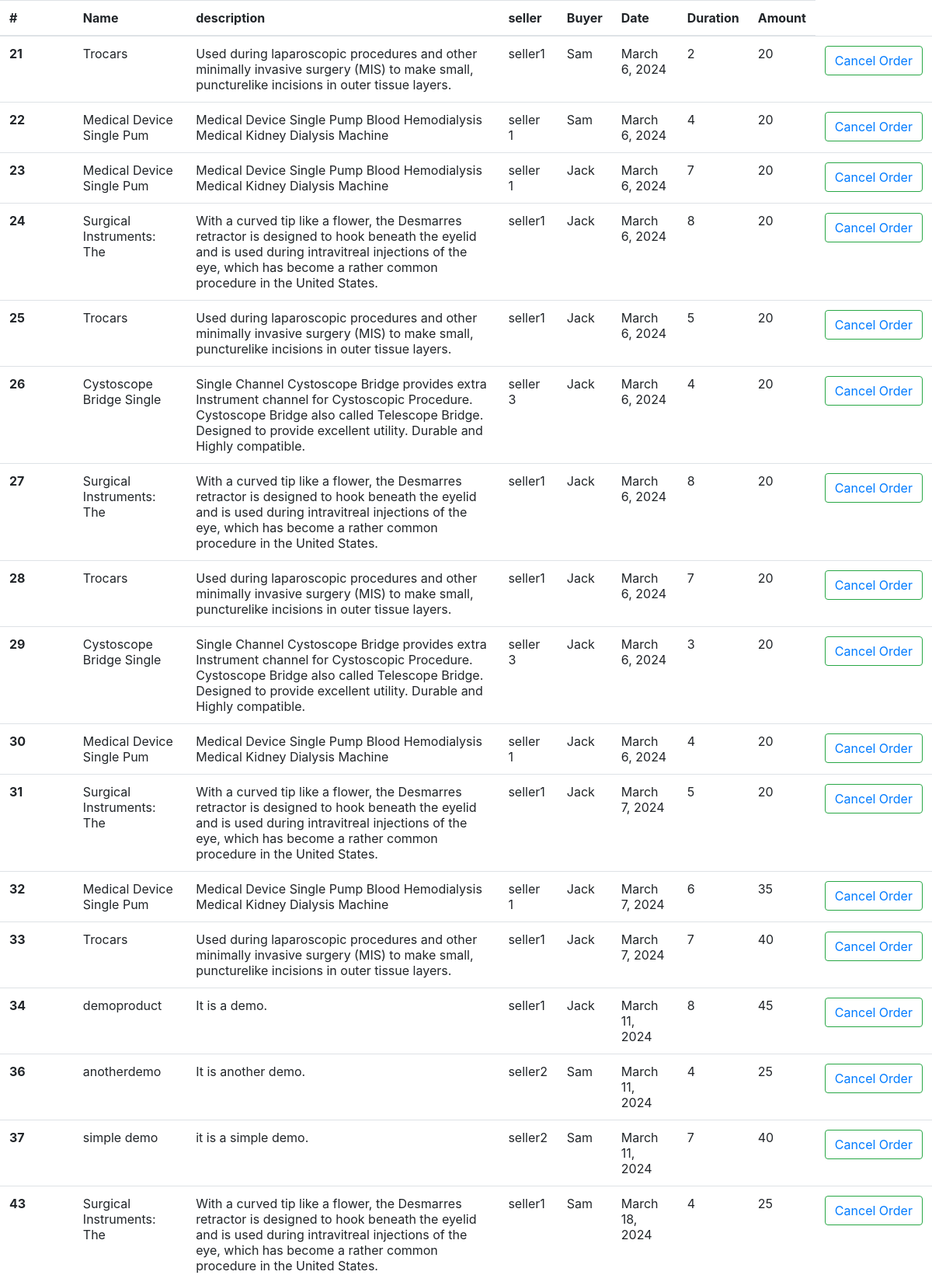
/admin1/fullrentorder (upper part), run on the app's committed database.
### main/models.py (models this page shows, shortened)
class rent_tbl(models.Model):
    opnm=models.CharField(max_length=225)
    Buyer=models.CharField(max_length=25,default='user')
    odes=models.TextField()
    oseller=models.CharField(max_length=225)
    odate=models.DateField(auto_now_add=True)
    oduration=models.IntegerField()
    oamount=models.IntegerField()

### admin1/views.py (the view)
# urls.py: path('fullrentorder', fullrentorder,name='fullrentorder'),
def fullrentorder(request):
    objec=rent_tbl.objects.all()
    return render(request,'fullrent.html',{"datasse":objec})

### templates/fullrent.html (shortened to what this page needs)
<link rel="stylesheet" href="https://cdn.jsdelivr.net/npm/bootstrap@4.0.0/dist/css/bootstrap.min.css">
<table class="table table-hover">
    <thead>
      <tr>
        <th scope="col">#</th>
        <th scope="col">Name</th>
        <th scope="col">description</th>
        <th scope="col">seller</th>
        <th scope="col">Buyer</th>
        <th scope="col">Date</th>
        <th scope="col">Duration</th>
        <th scope="col">Amount</th>
      </tr>
    </thead>
    <tbody>
      {% for y in datasse %}
      <tr>
        <th scope="row">{{y.id}}</th>
        <td id="pname">{{y.opnm}}
        </td>
        <td id="pdes">{{y.odes}}</td>
        <td id="pseller">{{y.oseller}}</td>
        <td id="pseller">{{y.Buyer}}</td>
        <td id="pseller">{{y.odate}}</td>
        <td id="pseller">{{y.oduration}}</td>
        <td id="pseller">{{y.oamount}}</td>
        <td><button class="btn btn-outline-success my-2 my-sm-0" type="submit"><a href="/admin1/deleterent?idn={{y.id}}">Cancel Order</a></button>
        </td>
      </tr>
      {% endfor %}
    </tbody>
  </table>

### data on the page
rent_tbl: id "21", opnm "Trocars", odes "Used during laparoscopic procedures and other minimally invasive surgery (MIS) to make small, puncturelike incisions in outer tissue layers.", oseller "seller1", Buyer "Sam", odate "March 6, 2024", oduration "2", oamount "20"
rent_tbl: id "22", opnm "Medical Device Single Pum", odes "Medical Device Single Pump Blood Hemodialysis Medical Kidney Dialysis Machine", oseller "seller 1", Buyer "Sam", odate "March 6, 2024", oduration "4", oamount "20"
rent_tbl: id "23", opnm "Medical Device Single Pum", odes "Medical Device Single Pump Blood Hemodialysis Medical Kidney Dialysis Machine", oseller "seller 1", Buyer "Jack", odate "March 6, 2024", oduration "7", oamount "20"
rent_tbl: id "24", opnm "Surgical Instruments: The", odes "With a curved tip like a flower, the Desmarres retractor is designed to hook beneath the eyelid and is used during intravitreal injections of the eye, which has become a rather common procedure in the United States.", oseller "seller1", Buyer "Jack", odate "March 6, 2024", oduration "8", oamount "20"
rent_tbl: id "25", opnm "Trocars", odes "Used during laparoscopic procedures and other minimally invasive surgery (MIS) to make small, puncturelike incisions in outer tissue layers.", oseller "seller1", Buyer "Jack", odate "March 6, 2024", oduration "5", oamount "20"
rent_tbl: id "26", opnm "Cystoscope Bridge Single", odes "Single Channel Cystoscope Bridge provides extra Instrument channel for Cystoscopic Procedure. Cystoscope Bridge also called Telescope Bridge. Designed to provide excellent utility. Durable and Highly compatible.", oseller "seller 3", Buyer "Jack", odate "March 6, 2024", oduration "4", oamount "20"
rent_tbl: id "27", opnm "Surgical Instruments: The", odes "With a curved tip like a flower, the Desmarres retractor is designed to hook beneath the eyelid and is used during intravitreal injections of the eye, which has become a rather common procedure in the United States.", oseller "seller1", Buyer "Jack", odate "March 6, 2024", oduration "8", oamount "20"
rent_tbl: id "28", opnm "Trocars", odes "Used during laparoscopic procedures and other minimally invasive surgery (MIS) to make small, puncturelike incisions in outer tissue layers.", oseller "seller1", Buyer "Jack", odate "March 6, 2024", oduration "7", oamount "20"
rent_tbl: id "29", opnm "Cystoscope Bridge Single", odes "Single Channel Cystoscope Bridge provides extra Instrument channel for Cystoscopic Procedure. Cystoscope Bridge also called Telescope Bridge. Designed to provide excellent utility. Durable and Highly compatible.", oseller "seller 3", Buyer "Jack", odate "March 6, 2024", oduration "3", oamount "20"
rent_tbl: id "30", opnm "Medical Device Single Pum", odes "Medical Device Single Pump Blood Hemodialysis Medical Kidney Dialysis Machine", oseller "seller 1", Buyer "Jack", odate "March 6, 2024", oduration "4", oamount "20"
rent_tbl: id "31", opnm "Surgical Instruments: The", odes "With a curved tip like a flower, the Desmarres retractor is designed to hook beneath the eyelid and is used during intravitreal injections of the eye, which has become a rather common procedure in the United States.", oseller "seller1", Buyer "Jack", odate "March 7, 2024", oduration "5", oamount "20"
rent_tbl: id "32", opnm "Medical Device Single Pum", odes "Medical Device Single Pump Blood Hemodialysis Medical Kidney Dialysis Machine", oseller "seller 1", Buyer "Jack", odate "March 7, 2024", oduration "6", oamount "35"
rent_tbl: id "33", opnm "Trocars", odes "Used during laparoscopic procedures and other minimally invasive surgery (MIS) to make small, puncturelike incisions in outer tissue layers.", oseller "seller1", Buyer "Jack", odate "March 7, 2024", oduration "7", oamount "40"
rent_tbl: id "34", opnm "demoproduct", odes "It is a demo.", oseller "seller1", Buyer "Jack", odate "March 11, 2024", oduration "8", oamount "45"
rent_tbl: id "36", opnm "anotherdemo", odes "It is another demo.", oseller "seller2", Buyer "Sam", odate "March 11, 2024", oduration "4", oamount "25"
rent_tbl: id "37", opnm "simple demo", odes "it is a simple demo.", oseller "seller2", Buyer "Sam", odate "March 11, 2024", oduration "7", oamount "40"
rent_tbl: id "43", opnm "Surgical Instruments: The", odes "With a curved tip like a flower, the Desmarres retractor is designed to hook beneath the eyelid and is used during intravitreal injections of the eye, which has become a rather common procedure in the United States.", oseller "seller1", Buyer "Sam", odate "March 18, 2024", oduration "4", oamount "25"
